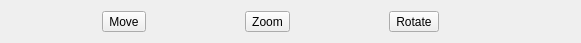
<ui version="4.0" >
 <class>SolutionView</class>
 <widget class="QWidget" name="SolutionView" >
  <property name="geometry" >
   <rect>
    <x>0</x>
    <y>0</y>
    <width>581</width>
    <height>43</height>
   </rect>
  </property>
  <property name="sizePolicy" >
   <sizepolicy vsizetype="Expanding" hsizetype="Expanding" >
    <horstretch>0</horstretch>
    <verstretch>0</verstretch>
   </sizepolicy>
  </property>
  <property name="windowTitle" >
   <string>Solution View</string>
  </property>
  <layout class="QVBoxLayout" >
   <property name="spacing" >
    <number>6</number>
   </property>
   <property name="leftMargin" >
    <number>9</number>
   </property>
   <property name="topMargin" >
    <number>9</number>
   </property>
   <property name="rightMargin" >
    <number>9</number>
   </property>
   <property name="bottomMargin" >
    <number>9</number>
   </property>
   <item>
    <layout class="QHBoxLayout" >
     <property name="spacing" >
      <number>6</number>
     </property>
     <property name="leftMargin" >
      <number>0</number>
     </property>
     <property name="topMargin" >
      <number>0</number>
     </property>
     <property name="rightMargin" >
      <number>0</number>
     </property>
     <property name="bottomMargin" >
      <number>0</number>
     </property>
     <item>
      <widget class="QToolButton" name="moveButton" >
       <property name="text" >
        <string>Move</string>
       </property>
       <property name="checkable" >
        <bool>true</bool>
       </property>
       <property name="autoExclusive" >
        <bool>true</bool>
       </property>
      </widget>
     </item>
     <item>
      <widget class="QToolButton" name="zoomButton" >
       <property name="text" >
        <string>Zoom</string>
       </property>
       <property name="checkable" >
        <bool>true</bool>
       </property>
       <property name="autoExclusive" >
        <bool>true</bool>
       </property>
      </widget>
     </item>
     <item>
      <widget class="QToolButton" name="rotateButton" >
       <property name="text" >
        <string>Rotate</string>
       </property>
       <property name="checkable" >
        <bool>true</bool>
       </property>
       <property name="autoExclusive" >
        <bool>true</bool>
       </property>
      </widget>
     </item>
     <item>
      <spacer>
       <property name="orientation" >
        <enum>Qt::Horizontal</enum>
       </property>
       <property name="sizeType" >
        <enum>QSizePolicy::Minimum</enum>
       </property>
       <property name="sizeHint" >
        <size>
         <width>40</width>
         <height>20</height>
        </size>
       </property>
      </spacer>
     </item>
    </layout>
   </item>
  </layout>
  <action name="actionZoom" >
   <property name="text" >
    <string>zoom</string>
   </property>
  </action>
  <action name="actionMove" >
   <property name="text" >
    <string>move</string>
   </property>
  </action>
  <action name="actionRotate" >
   <property name="text" >
    <string>rotate</string>
   </property>
  </action>
 </widget>
 <resources/>
 <connections/>
</ui>
